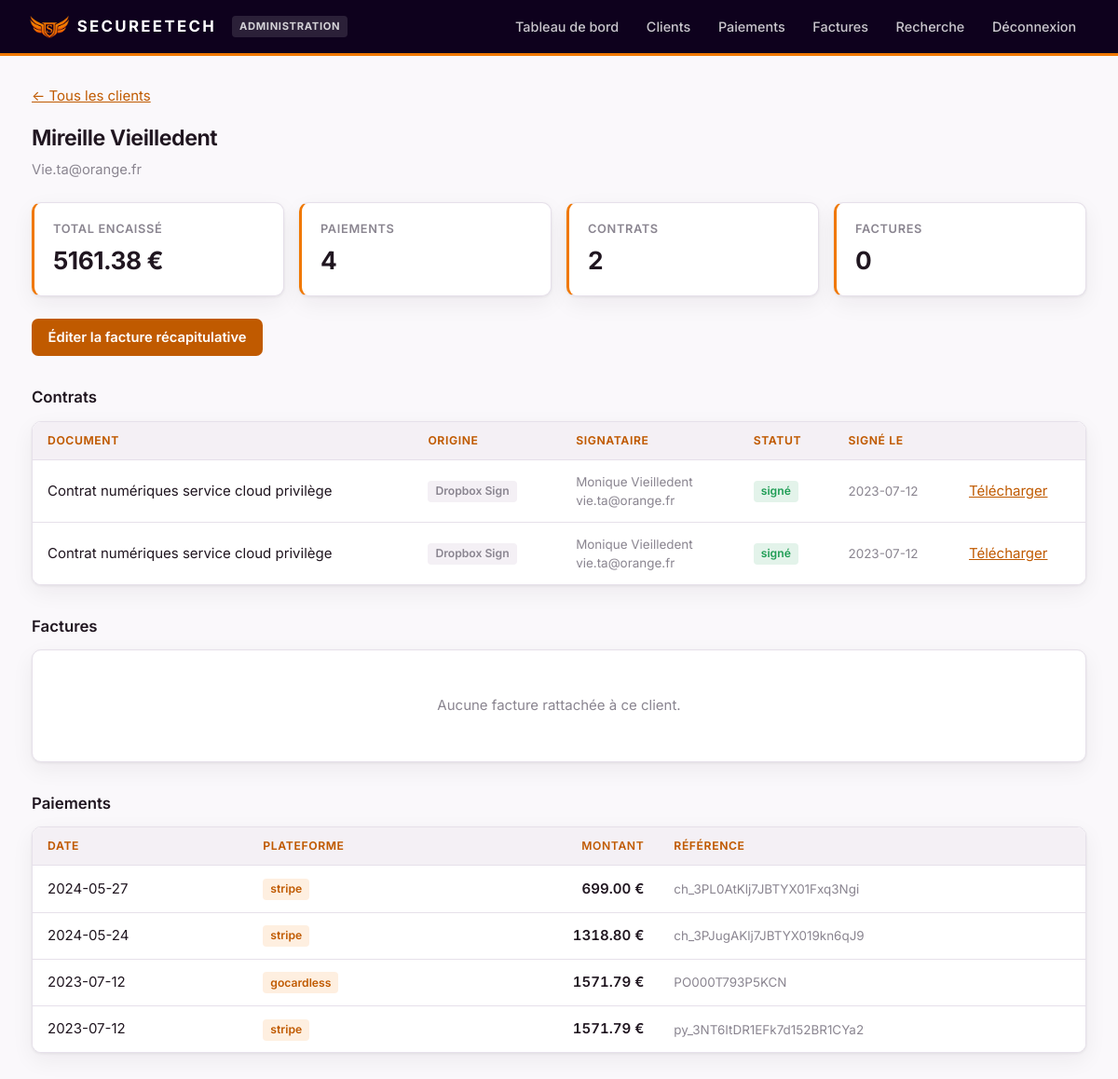
The app's page /client/Mireille Vieilledent (signed in) with its own data.
### tables this page shows
CREATE TABLE paiements (
        id INTEGER PRIMARY KEY AUTOINCREMENT,
        date_paiement TEXT NOT NULL,
        source TEXT NOT NULL,
        montant REAL NOT NULL,
        client_nom TEXT,
        email TEXT,
        statut TEXT DEFAULT 'pending',
        reference_externe TEXT,
        metadonnees TEXT,
        synchronise INTEGER DEFAULT 0,
        created_at TEXT DEFAULT CURRENT_TIMESTAMP
    , entite TEXT DEFAULT '');

CREATE TABLE contrats (
        id INTEGER PRIMARY KEY AUTOINCREMENT,
        signature_request_id TEXT UNIQUE,
        titre TEXT,
        objet TEXT,
        signataire_email TEXT,
        signataire_nom TEXT,
        statut TEXT,
        signe INTEGER,
        date_creation TEXT,
        date_signature TEXT
    , source TEXT DEFAULT 'dropbox_sign', fichier_local TEXT DEFAULT '');

### app.py (the view)
@app.route('/client/<client_nom>')
@admin_required
def detail_client(client_nom):
    paiements = database.obtenir_paiements_client(client_nom)
    total = sum(p['montant'] for p in paiements)
    sources = set(p['source'] for p in paiements)
    email = next((p['email'] for p in paiements if p.get('email')), '')
    contrats = database.obtenir_contrats_client(client_nom, email)
    factures_ext = database.obtenir_factures_client(client_nom, email)
    return render_template('client_detail.html',
                         factures_ext=factures_ext,
                         client_nom=client_nom,
                         paiements=paiements,
                         total=total,
                         sources=sources,
                         email=email,
                         contrats=contrats,
                         nb_paiements=len(paiements))

### app.py (called while the page is built)
def admin_required(f):
    @wraps(f)
    def decorated_function(*args, **kwargs):
        role = session.get('role')
        if not role:
            return redirect(url_for('connexion'))
        if role != 'admin':
            return redirect(url_for('recherche'))
        return f(*args, **kwargs)
    return decorated_function

@app.context_processor
def injecter_role():
    return {'role': session.get('role'), 'est_admin': session.get('role') == 'admin'}

### database.py (called while the page is built)
def get_connection():
    conn = sqlite3.connect(DATABASE_URL)
    conn.row_factory = sqlite3.Row
    return conn

def obtenir_paiements_client(client_nom):
    conn = get_connection()
    cursor = conn.cursor()
    cursor.execute(
        '''SELECT * FROM paiements
           WHERE LOWER(TRIM(client_nom)) = LOWER(TRIM(?))
           ORDER BY date_paiement DESC''',
        (client_nom,)
    )
    paiements = [dict(row) for row in cursor.fetchall()]
    conn.close()
    return paiements

def obtenir_contrats_client(client_nom, email=''):
    conn = get_connection()
    cursor = conn.cursor()
    cursor.execute('''
        SELECT * FROM contrats
        WHERE (? <> '' AND LOWER(TRIM(signataire_email)) = LOWER(TRIM(?)))
           OR LOWER(TRIM(signataire_nom)) = LOWER(TRIM(?))
        ORDER BY date_signature DESC, date_creation DESC
    ''', (email or '', email or '', client_nom or ''))
    contrats = [dict(r) for r in cursor.fetchall()]
    conn.close()
    return contrats

def obtenir_factures_client(client_nom, email=''):
    conn = get_connection()
    cursor = conn.cursor()
    try:
        cursor.execute("""
            SELECT * FROM factures_externes
            WHERE (? <> '' AND LOWER(TRIM(client_email)) = LOWER(TRIM(?)))
               OR (client_nom <> '' AND LOWER(TRIM(client_nom)) = LOWER(TRIM(?)))
            ORDER BY date_facture DESC
        """, (email or '', email or '', client_nom or ''))
        return [dict(r) for r in cursor.fetchall()]
    except Exception:
        return []
    finally:
        conn.close()

### templates/client_detail.html (shortened to what this page needs)
{% extends "base.html" %}
{% block content %}
<p style="margin-bottom:1rem;"><a href="{{ url_for('clients') }}">&larr; Tous les clients</a></p>
<h2>{{ client_nom }}</h2>
<p class="sous-titre">{{ email or 'Aucune adresse email connue' }}</p>
<div class="stats">
  <div class="stat"><div class="libelle">Total encaissé</div><div class="valeur">{{ "%.2f"|format(total) }} €</div></div>
  <div class="stat"><div class="libelle">Paiements</div><div class="valeur">{{ nb_paiements }}</div></div>
  <div class="stat"><div class="libelle">Contrats</div><div class="valeur">{{ contrats|length }}</div></div>
  <div class="stat"><div class="libelle">Factures</div><div class="valeur">{{ factures_ext|length }}</div></div>
</div>
<div style="margin:1.25rem 0;">
  <a class="bouton" href="{{ url_for('facture_client', client_nom=client_nom) }}">Éditer la facture récapitulative</a>
</div>
<h3>Contrats</h3>
<div class="carte">
  {% if contrats %}
  <table>
    <thead><tr><th>Document</th><th>Origine</th><th>Signataire</th><th>Statut</th><th>Signé le</th><th></th></tr></thead>
    <tbody>
      {% for ct in contrats %}
      <tr>
        <td>{{ ct.titre or ct.objet or 'Contrat' }}</td>
        <td><span class="tag gris">{{ 'SignNow' if ct.source == 'signnow' else 'Dropbox Sign' }}</span></td>
        <td class="discret">{{ ct.signataire_nom }}<br>{{ ct.signataire_email }}</td>
        <td>
          {% if ct.signe %}<span class="tag vert">signé</span>
          {% else %}<span class="tag gris">{{ ct.statut }}</span>{% endif %}
        </td>
        <td class="discret">{{ ct.date_signature or ct.date_creation }}</td>
        <td><a href="{{ url_for('contrat_pdf', request_id=ct.signature_request_id) }}">Télécharger</a></td>
      </tr>
      {% endfor %}
    </tbody>
  </table>
  {% else %}
  <div class="vide">Aucun contrat rattaché à ce client.</div>
  {% endif %}
</div>
<h3>Factures</h3>
<div class="carte">
  {% if factures_ext %}
  <table>
    <thead><tr><th>Numéro</th><th>Date</th><th>Statut</th><th class="num">Montant</th><th></th></tr></thead>
    <tbody>
      {% for f in factures_ext %}
      <tr>
        <td>{{ f.numero or f.facture_id }}</td>
        <td class="discret">{{ f.date_facture }}</td>
        <td>
          {% if f.statut == 'paid' %}<span class="tag vert">payée</span>
          {% else %}<span class="tag gris">{{ f.statut }}</span>{% endif %}
        </td>
        <td class="num">{{ "%.2f"|format(f.montant) }} {{ f.devise }}</td>
        <td>{% if f.lien_pdf %}<a href="{{ f.lien_pdf }}" target="_blank" rel="noopener">PDF</a>{% endif %}</td>
      </tr>
      {% endfor %}
    </tbody>
  </table>
  {% else %}
  <div class="vide">Aucune facture rattachée à ce client.</div>
  {% endif %}
</div>
<h3>Paiements</h3>
<div class="carte">
  <table>
    <thead><tr><th>Date</th><th>Plateforme</th><th class="num">Montant</th><th>Référence</th></tr></thead>
    <tbody>
      {% for p in paiements %}
      <tr>
        <td>{{ p.date_paiement }}</td>
        <td><span class="tag">{{ p.source }}</span></td>
        <td class="num">{{ "%.2f"|format(p.montant) }} €</td>
        <td class="discret">{{ p.reference_externe or '-' }}</td>
      </tr>
      {% endfor %}
    </tbody>
  </table>
</div>
{% endblock %}

### templates/base.html (style rules this page uses)
:root { --orange: #f07800; --orange-fonce: #c05a00; --violet: #2a0c52; --violet-nuit: #0e011d; --encre: #201620; --gris: #8a8590; --gris-clair: #f4f0f5; --bordure: #e6e0ea; --fond: #faf8fb; --blanc: #fff; --creme: #fbf1e7; --vert: #1f9d55; --rayon: 10px; --ombre: 0 1px 3px rgba(32,22,32,.07), 0 8px 24px rgba(32,22,32,.06); }
* { margin:0; padding:0; box-sizing:border-box; }
body { font-family:'Inter',-apple-system,BlinkMacSystemFont,'Segoe UI',sans-serif; background:var(--fond); color:var(--encre); font-size:15px; line-height:1.5; -webkit-font-smoothing:antialiased; }
h2 { font-size:1.45rem; font-weight:650; letter-spacing:-.02em; margin-bottom:.35rem; }
h3 { font-size:1.05rem; font-weight:600; margin:2rem 0 .75rem; }
.sous-titre { color:var(--gris); font-size:.92rem; margin-bottom:1.5rem; }
.carte { background:var(--blanc); border:1px solid var(--bordure); border-radius:var(--rayon); box-shadow:var(--ombre); overflow:hidden; }
.stats { display:grid; grid-template-columns:repeat(auto-fit,minmax(190px,1fr)); gap:1rem; margin:1.5rem 0; }
.stat { background:var(--blanc); border:1px solid var(--bordure); border-left:3px solid var(--orange); border-radius:var(--rayon); padding:1.1rem 1.25rem; box-shadow:var(--ombre); }
.stat .libelle { color:var(--gris); font-size:.8rem; text-transform:uppercase; letter-spacing:.05em; font-weight:600; }
.stat .valeur { font-size:1.65rem; font-weight:680; letter-spacing:-.02em; margin-top:.3rem; }
table { width:100%; border-collapse:collapse; background:var(--blanc); }
thead th { background:var(--gris-clair); color:var(--orange-fonce); font-size:.76rem; font-weight:650; text-transform:uppercase; letter-spacing:.05em; text-align:left; padding:.7rem 1rem; border-bottom:1px solid var(--bordure); white-space:nowrap; }
tbody td { padding:.8rem 1rem; border-bottom:1px solid var(--bordure); vertical-align:middle; }
tbody tr:last-child td { border-bottom:none; }
.num { text-align:right; font-variant-numeric:tabular-nums; font-weight:600; }
.discret { color:var(--gris); font-size:.84rem; }
.tag { display:inline-block; background:rgba(240,120,0,.12); color:var(--orange-fonce); padding:.15rem .5rem; border-radius:4px; font-size:.76rem; font-weight:600; margin-right:.25rem; }
.tag.vert { background:rgba(31,157,85,.12); color:var(--vert); }
.tag.gris { background:var(--gris-clair); color:var(--gris); }
button, .bouton { background:var(--orange-fonce); color:#fff; border:none; padding:.58rem 1.1rem; border-radius:7px; font-size:.92rem; font-weight:600; font-family:inherit; cursor:pointer; text-decoration:none; display:inline-block; white-space:nowrap; transition:background .15s; }
a { color:var(--orange-fonce); }
.vide { text-align:center; padding:3rem 1.5rem; color:var(--gris); }

### records on screen
paiements: email "Vie.ta@orange.fr", date_paiement "2024-05-27", source "stripe", montant "699.00", reference_externe "ch_3PL0AtKlj7JBTYX01Fxq3Ngi"
contrats: titre "Contrat numériques service cloud privilège", source "Dropbox Sign", signataire_nom "Monique Vieilledent", signataire_email "vie.ta@orange.fr", signe "signé", date_signature "2023-07-12"
contrats: titre "Contrat numériques service cloud privilège", source "Dropbox Sign", signataire_nom "Monique Vieilledent", signataire_email "vie.ta@orange.fr", signe "signé", date_signature "2023-07-12"
paiements: date_paiement "2024-05-24", source "stripe", montant "1318.80", reference_externe "ch_3PJugAKlj7JBTYX019kn6qJ9"
paiements: date_paiement "2023-07-12", source "gocardless", montant "1571.79", reference_externe "PO000T793P5KCN"
paiements: date_paiement "2023-07-12", source "stripe", montant "1571.79", reference_externe "py_3NT6ItDR1EFk7d152BR1CYa2"

### other values on screen
{{ 'Administration' if est_admin else 'Commercial' }} "ADMINISTRATION"
{{ client_nom }} "Mireille Vieilledent"
{{ "%.2f"|format(total) }} "5161.38"
{{ nb_paiements }} "4"
{{ contrats|length }} "2"
{{ factures_ext|length }} "0"
